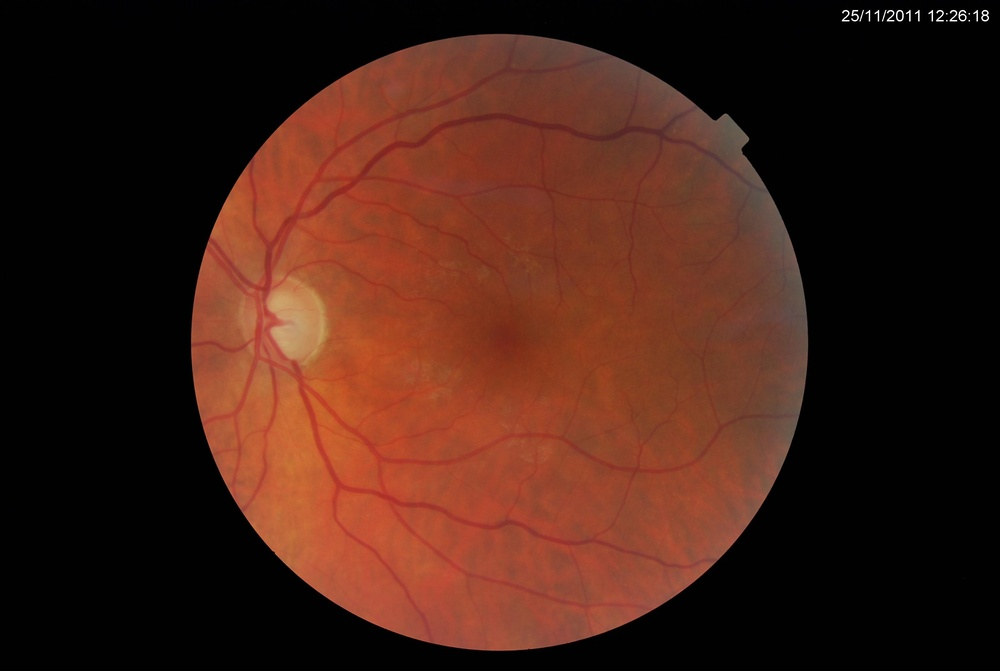
%> input picture clase11/2.jpg, 1000 x 671 px, shrunk from 2896 x 1944 before the run
$ octave clase11.m   (GNU Octave 9; MATLAB toolbox functions it lacks are replaced by stand-ins)
%> lines starting %> are read from the running program, lines starting %| are printed output that depends on the picture; in (x1, y1, x2, y2) boxes, pixels count from 0 and x2, y2 are one past the last pixel; in counts of white or black regions, pixels touching at a corner belong together; the program's own positions count from 1
close all
clear
clc

%% problema de calcular el histograma de la ROI que contiene el ojo en una imagen RGB

% imagen = imread('2.jpg');
% figure,imshow(imagen);title('Original');


% imagenGray = rgb2gray(imagen);
% hist_eg = fnHistograma(imagenGray);
% hist_eg(1,2) = 0; % fácil, no recomendada.
% figure,bar(hist_eg);grid on;

% posible solución: los píxeles fuera de la ROI que encierra el ojo,
% asignarles un valor por fuera del intervalo 0:255.

% imagen_bw = imbinarize(imagenGray); % Función que convierte la imagen en vinario
% imagen_bw = bwareaopen(imagen_bw, 5000);
% figure,imshow(imagen_bw);title('Imagen Binaria');
%
% imagenGray = double(imagenGray);
% imagenGray(imagen_bw == 0) = -1;
% hist_eg2 = fnHistograma(imagenGray);
% figure,bar(hist_eg2);grid on


% obtener histogramas en la ROI que encierra el ojo, pero esta vez por cada
% canal de color de la imagen RGB original. Mostrar los histogramas de los
% canales de color en subplot

imagen = imread('2.jpg');
%> imagen is the input picture: size 671x1000x3 uint8; mean R, G, B 67, 32.4, 21.6
R = double(imagen(:,:,1));
G = double(imagen(:,:,2));
B = double(imagen(:,:,3));

% [20 lines of commented-out code are left out]

imagen = imread('metastasis.jpg');
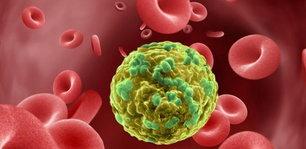
%> input picture clase11/metastasis.jpg, 306 x 149 px, shrunk from 885 x 432 before the run
%> imagen is the input picture: size 149x306x3 uint8; mean R, G, B 148.3, 75.1, 58.4
figure,imshow(imagen);title('Original');
R = double(imagen(:,:,1));
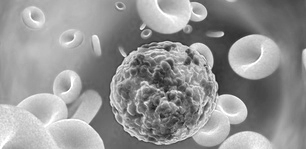
%> R: size 149x306 double; min 31, max 255, mean 148.3
G = double(imagen(:,:,2));
%> G: size 149x306 double
B = double(imagen(:,:,3));
%> B: size 149x306 double

n = 21;
filtro_PB = (1/(n^2))*ones(n);
R = conv2(R,filtro_PB,'same');
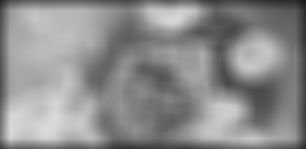
%> R: size 149x306 double; min 22.79, max 218.3, mean 140.4
G = conv2(G,filtro_PB,'same');
B = conv2(B,filtro_PB,'same');
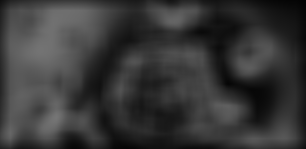
%> B: size 149x306 double; min 2.94, max 117.5, mean 55.5

imagen_PB = cat(3,R,G,B);
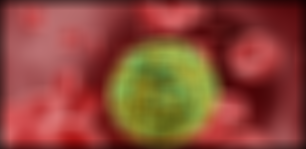
%> imagen_PB: size 149x306x3 double; mean R, G, B 140.4, 72.2, 55.5
figure,imshow(uint8(imagen_PB));title('Original');

% Deteccióon de la ROI: la región que encierra la célula/virus.
hsv = rgb2lab(imagen);
%> hsv: size 149x306x3 double; mean of channels 1, 2, 3 41.8, 28, 25.3
a = hsv(:,:,2);
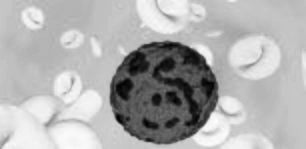
%> a: size 149x306 double; min -43.98, max 60.01, mean 28; drawn with min black and max white
mascara = imbinarize(a);
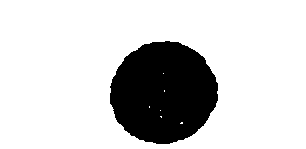
%> mascara: size 149x306 logical; 81.2% white; 1 black region, box (x1, y1, x2, y2) and area: (110, 41, 218, 144) 8579
figure,colormap('gray'),imagesc(mascara);axis image;
